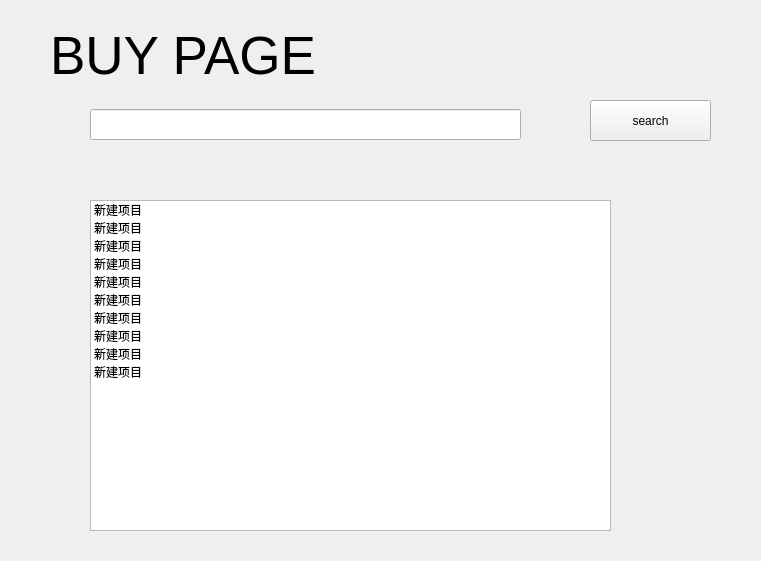
<?xml version="1.0" encoding="UTF-8"?>
<ui version="4.0">
 <class>Buypage</class>
 <widget class="QWidget" name="Buypage">
  <property name="windowTitle">
   <string>buypage</string>
  </property>
  <widget class="QListWidget" name="listWidget">
   <property name="geometry">
    <rect>
     <x>90</x>
     <y>200</y>
     <width>521</width>
     <height>331</height>
    </rect>
   </property>
   <item>
    <property name="text">
     <string>新建项目</string>
    </property>
   </item>
   <item>
    <property name="text">
     <string>新建项目</string>
    </property>
   </item>
   <item>
    <property name="text">
     <string>新建项目</string>
    </property>
   </item>
   <item>
    <property name="text">
     <string>新建项目</string>
    </property>
   </item>
   <item>
    <property name="text">
     <string>新建项目</string>
    </property>
   </item>
   <item>
    <property name="text">
     <string>新建项目</string>
    </property>
   </item>
   <item>
    <property name="text">
     <string>新建项目</string>
    </property>
   </item>
   <item>
    <property name="text">
     <string>新建项目</string>
    </property>
   </item>
   <item>
    <property name="text">
     <string>新建项目</string>
    </property>
   </item>
   <item>
    <property name="text">
     <string>新建项目</string>
    </property>
   </item>
  </widget>
  <widget class="QPushButton" name="search_Button">
   <property name="geometry">
    <rect>
     <x>590</x>
     <y>100</y>
     <width>121</width>
     <height>41</height>
    </rect>
   </property>
   <property name="text">
    <string>search</string>
   </property>
  </widget>
  <widget class="QLabel" name="label">
   <property name="geometry">
    <rect>
     <x>50</x>
     <y>30</y>
     <width>321</width>
     <height>51</height>
    </rect>
   </property>
   <property name="font">
    <font>
     <pointsize>40</pointsize>
    </font>
   </property>
   <property name="text">
    <string>BUY PAGE</string>
   </property>
  </widget>
  <widget class="QLineEdit" name="lineEdit">
   <property name="geometry">
    <rect>
     <x>90</x>
     <y>109</y>
     <width>431</width>
     <height>31</height>
    </rect>
   </property>
  </widget>
 </widget>
 <resources/>
 <connections/>
</ui>
